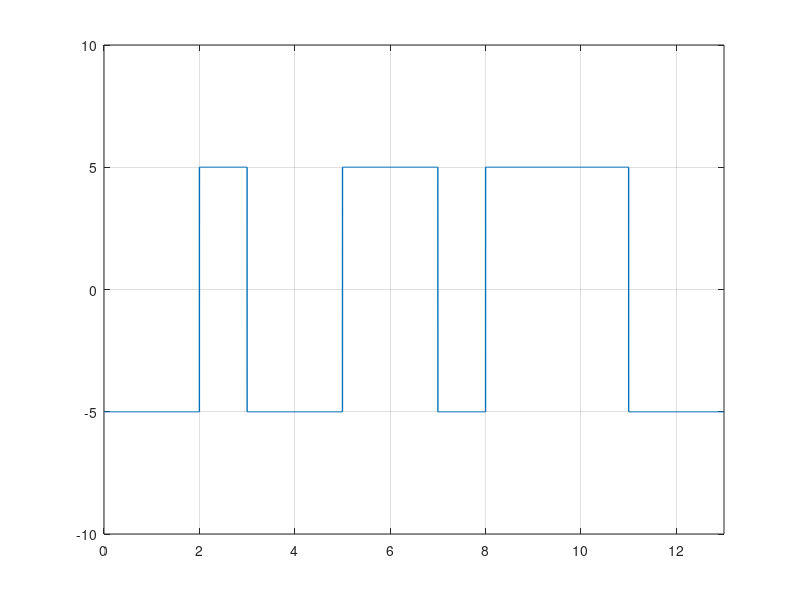

MATLAB code for this plot:
clc; #... Clear command line
clear all; #... Clear variables
close all; #... Clear figures

bits = [1,0,1,1,0,1,0,1,1,0,0,1,0];

#... Modulation

bitrate = 1; #... Number of bits per second
voltage = 5;
sign = 1

samplingRate = 1000;
samplingTime = 1/samplingRate;

endTime = length(bits)/bitrate;
time = 0:samplingTime:endTime;

index = 1;
#... Assume that last state was positive
if bits(index) == 1
    sign = -1*sign;
endif

for i = 1:length(time)
    if bits(index) == 1
        modulation(i) = voltage*sign;
    else
        modulation(i) = voltage*sign;
    endif
    if time(i)*bitrate >= index
        index = index+1;
        if index <= length(bits) && bits(index) == 1
            sign = -1*sign;
        endif
    endif
endfor

plot(time, modulation, "LineWidth", 1);
axis([0 endTime -voltage-5 voltage+5]);
grid on;

#... Demodulation

index = 1;
last = voltage;

for i = 1:length(modulation)
    if modulation(i) == last
        demodultaion(index) = 0;
    else
        demodultaion(index) = 1;
    endif
    if time(i)*bitrate >= index
        index = index+1;
        last = modulation(i);
    endif
endfor

disp(demodultaion);
